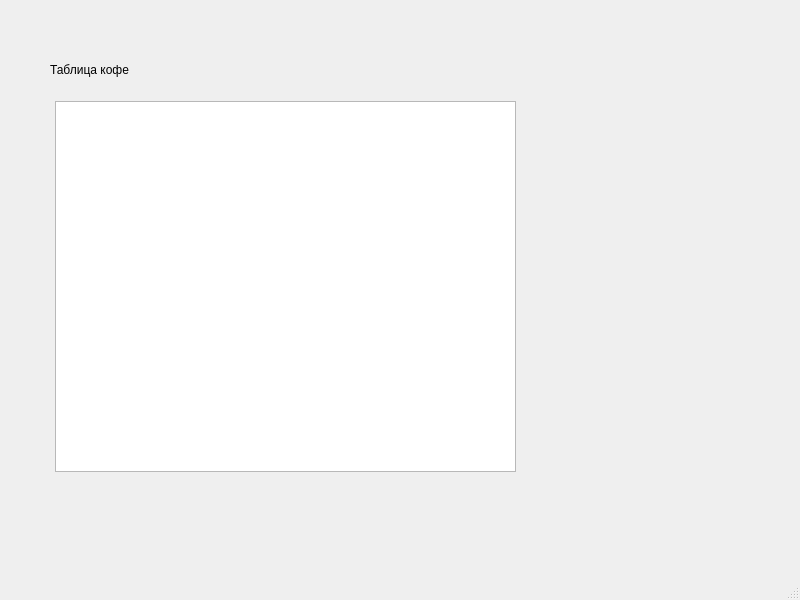
<?xml version="1.0" encoding="UTF-8"?>
<ui version="4.0">
 <class>MainWindow</class>
 <widget class="QMainWindow" name="MainWindow">
  <property name="geometry">
   <rect>
    <x>0</x>
    <y>0</y>
    <width>800</width>
    <height>600</height>
   </rect>
  </property>
  <property name="windowTitle">
   <string>coffee!</string>
  </property>
  <widget class="QWidget" name="centralwidget">
   <widget class="QLabel" name="label">
    <property name="geometry">
     <rect>
      <x>50</x>
      <y>60</y>
      <width>91</width>
      <height>20</height>
     </rect>
    </property>
    <property name="text">
     <string>Таблица кофе</string>
    </property>
   </widget>
   <widget class="QTableWidget" name="tableWidget">
    <property name="geometry">
     <rect>
      <x>55</x>
      <y>101</y>
      <width>461</width>
      <height>371</height>
     </rect>
    </property>
   </widget>
  </widget>
  <widget class="QMenuBar" name="menubar">
   <property name="geometry">
    <rect>
     <x>0</x>
     <y>0</y>
     <width>800</width>
     <height>21</height>
    </rect>
   </property>
  </widget>
  <widget class="QStatusBar" name="statusbar"/>
 </widget>
 <resources/>
 <connections/>
</ui>
